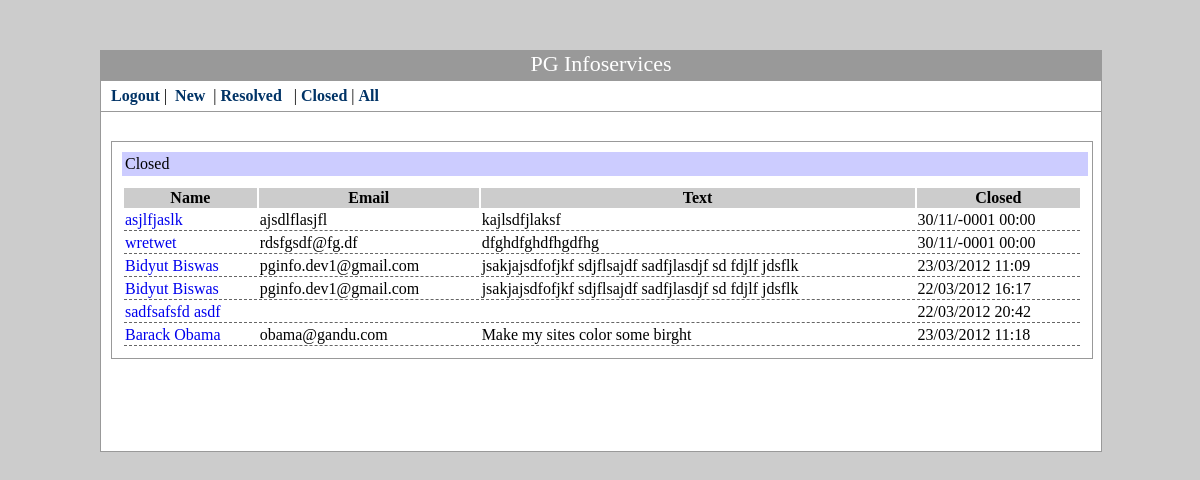
The page /closed.php (signed in) on the database its author committed.
### tables this page shows
CREATE TABLE IF NOT EXISTS `visitors` (
  `v_id` tinyint(4) NOT NULL AUTO_INCREMENT,
  `complain_no` int(11) NOT NULL,
  `f_name` varchar(40) NOT NULL,
  `l_name` varchar(40) NOT NULL,
  `email` varchar(50) NOT NULL,
  `address1` varchar(255) NOT NULL,
  `address2` varchar(255) NOT NULL,
  `pin` int(9) NOT NULL,
  `city` varchar(50) NOT NULL,
  `state` varchar(50) NOT NULL,
  `phone_no` varchar(12) NOT NULL,
  `mobile_no` varchar(15) NOT NULL,
  `land_mark` varchar(255) NOT NULL,
  `text` text NOT NULL,
  `label` varchar(8) NOT NULL,
  `date_added` datetime NOT NULL,
  `assigned_date` datetime NOT NULL,
  `resloved_date` datetime NOT NULL,
  `closed_date` datetime NOT NULL,
  `assigned_by` tinyint(4) NOT NULL,
  `assigned_to` tinyint(4) NOT NULL,
  PRIMARY KEY (`v_id`)
);

### closed.php (the view, shortened to what this page needs)
<?php include("inc/header.php");?>
<div class="body2" id="body2">
        <div style="width:100%; background:#CCF; padding:3px; margin-bottom:10px;"> Closed</div>
        <div id="closed" style="">
        	<table width="100%" border="0">
              <tr>
                <th class="back_table">Name</th>
                <th class="back_table">Email</th>
                <th class="back_table">Text</th>
                <th class="back_table">Closed</th>
              </tr>
              <?php
			  $sql3 = "select * from visitors where label = 'close'";
			  $result3 = mysql_query($sql3) or die(mysql_error());
			  while($d3 = mysql_fetch_object($result3)){
			  ?>
              <tr>
                <td class="alltd"><a href="details.php?v_id=<?php echo $d3->v_id; ?>"><?php echo $d3->f_name." ".$d3->l_name; ?></a></td>
                <td class="alltd"><?php echo $d3->email; ?></td>
                <td class="alltd"><?php echo $d3->text; ?></td>
                <td class="alltd"><?php echo date("d/m/Y H:i", strtotime($d3->closed_date)); ?></td>
              </tr>
              <?php } ?>
            </table>
        </div>
        </div>
<?php include("inc/footer.php"); ?>

### style.css (style rules this page uses)
body { background:#CCC }
.body2 { margin:60px auto; margin-left:10px; border:solid 1px #999; width:96%; padding:10px; }
.back_table { background:#CCC; }
a { text-decoration:none; }
.alltd { border-bottom:dashed 1px #666; }

### rows shown on the page
visitors: f_name "asjlfjaslk", email "ajsdlflasjfl", text "kajlsdfjlaksf", closed_date "30/11/-0001 00:00"
visitors: f_name "wretwet", email "rdsfgsdf@fg.df", text "dfghdfghdfhgdfhg", closed_date "30/11/-0001 00:00"
visitors: f_name "Bidyut", l_name "Biswas", email "pginfo.dev1@gmail.com", text "jsakjajsdfofjkf sdjflsajdf sadfjlasdjf sd fdjlf jdsflk", closed_date "23/03/2012 11:09"
visitors: f_name "Bidyut", l_name "Biswas", email "pginfo.dev1@gmail.com", text "jsakjajsdfofjkf sdjflsajdf sadfjlasdjf sd fdjlf jdsflk", closed_date "22/03/2012 16:17"
visitors: f_name "sadfsafsfd", l_name "asdf", closed_date "22/03/2012 20:42"
visitors: f_name "Barack", l_name "Obama", email "obama@gandu.com", text "Make my sites color some birght", closed_date "23/03/2012 11:18"
